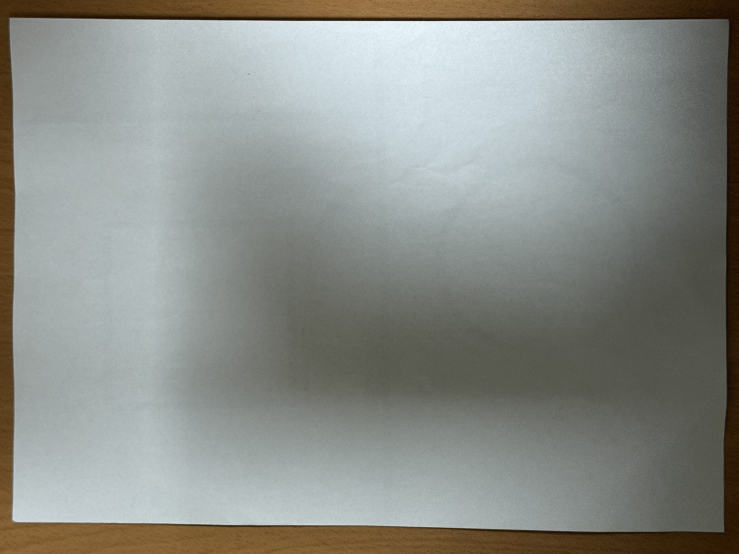
#> input picture summer_vacation/fold_paper_1/a4_1.jpg, 1477 x 1108 px (shown at 1/2 size)
$ python px2cm.py
#> lines starting #> are read from the running program, lines starting #| are printed output that depends on the picture; after the words box and inside, x2 and y2 are one past the last pixel; in counts of white or black regions, pixels touching at a corner belong together
# get_pixel_per_cm.py

import cv2
import numpy as np
import json


def get_pixel_per_cm_from_a4(image_path, real_width_cm=29.7, show_debug=False):
#> called with image_path = 'a4_1.jpg', real_width_cm = 29.7, show_debug = True
    img = cv2.imread(image_path)
#> img is the input picture: shape (1108, 1477, 3); mean B, G, R 136.7, 142.1, 138.9
    if img is None:
        raise ValueError("❌ 圖片讀取失敗，請確認路徑正確")

    gray = cv2.cvtColor(img, cv2.COLOR_BGR2GRAY)
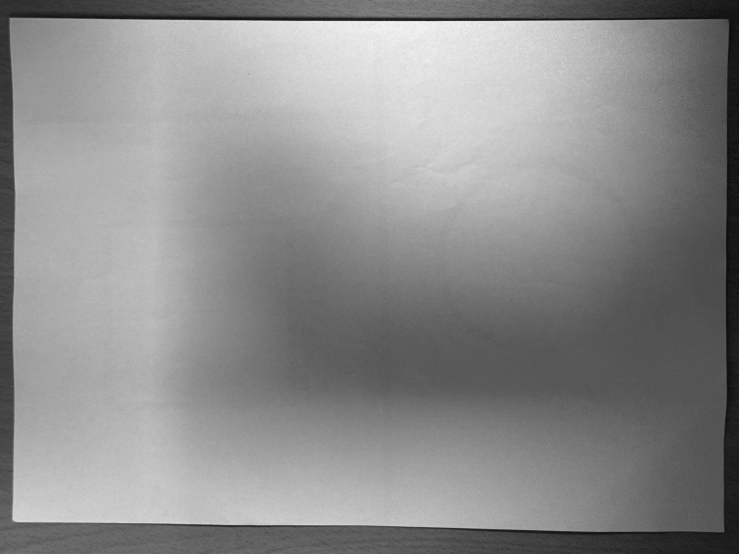
#> gray: shape (1108, 1477) (shown at 1/2 size); min 4, max 252, mean 140.5
    blur = cv2.GaussianBlur(gray, (5, 5), 0)

    edges = cv2.Canny(blur, 50, 150)
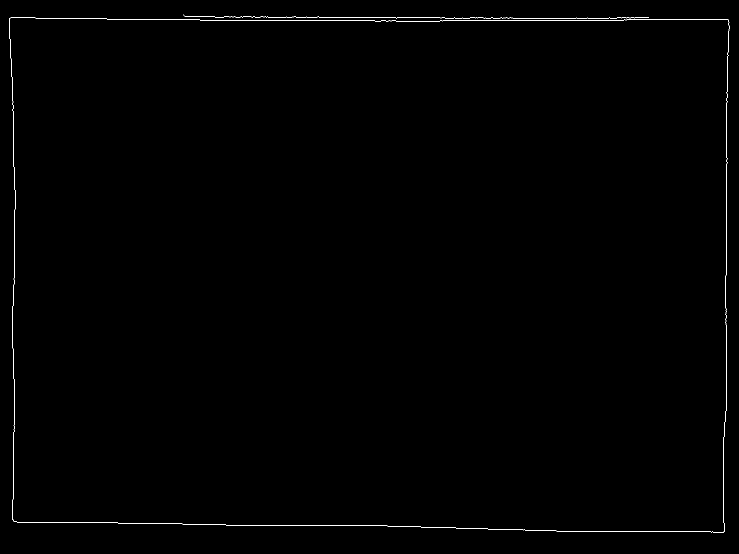
#> edges: shape (1108, 1477) (shown at 1/2 size); 0.36% white in thin lines or dots
    contours, _ = cv2.findContours(edges, cv2.RETR_EXTERNAL, cv2.CHAIN_APPROX_SIMPLE)
#> contours = 2 contours, 1 with area under 20; largest, box (x1, y1, x2, y2) and area: (19, 35, 1459, 1065) 1445294

    a4_contour = max(contours, key=cv2.contourArea)
#> a4_contour = contour of 317 points, box (x1, y1, x2, y2) (19, 35, 1459, 1065), area 1445294
    epsilon = 0.02 * cv2.arcLength(a4_contour, True)
#> epsilon = 99.17
    approx = cv2.approxPolyDP(a4_contour, epsilon, True)
#> approx = [[19, 36], [27, 1042], [1448, 1063], [1455, 38]]

    if len(approx) != 4:
        raise ValueError("❌ 無法偵測 A4 紙四邊形輪廓")

    if show_debug:
        debug_img = img.copy()
        cv2.drawContours(debug_img, [approx], -1, (0, 0, 255), 3)
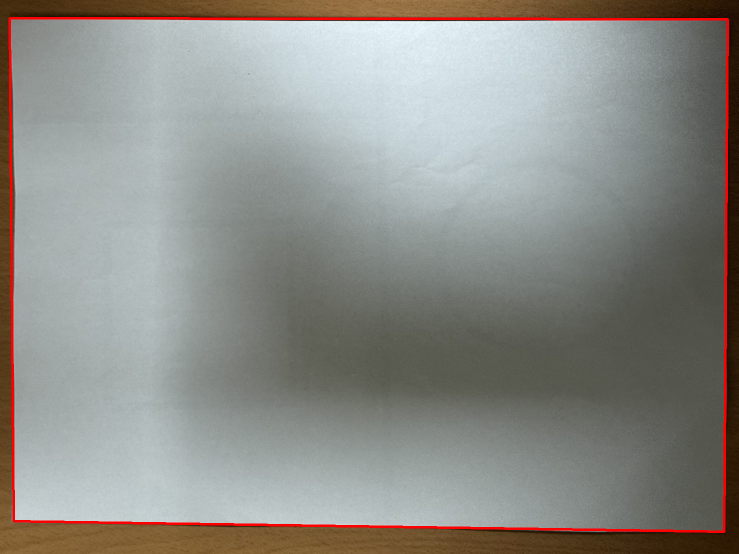
#> debug_img: shape (1108, 1477, 3) (shown at 1/2 size); 1.49% of pixels changed, all inside (x1, y1, x2, y2) = (17, 34, 1458, 1066)
        cv2.imshow("Detected A4 Contour", cv2.resize(debug_img, (800, 600)))
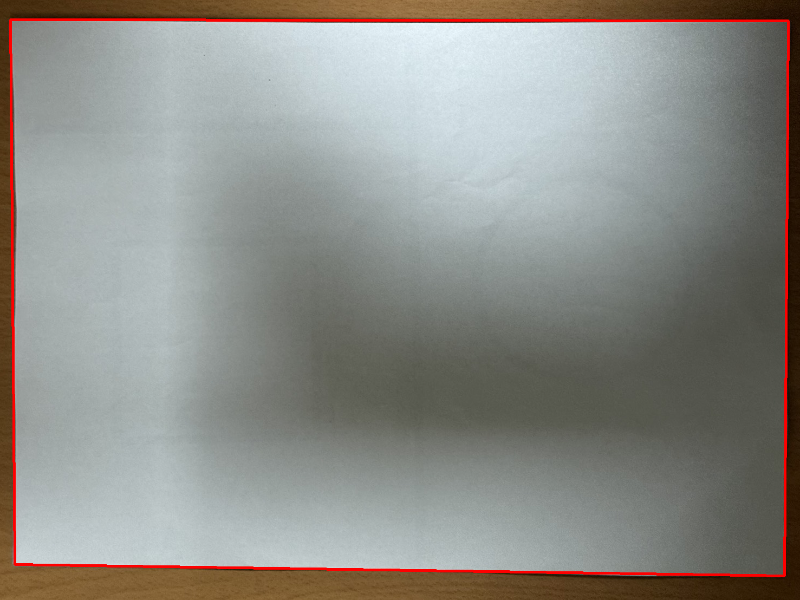
#> window 'Detected A4 Contour': shape (600, 800, 3); mean B, G, R 135.6, 140.8, 141.2
        cv2.waitKey(0)
        cv2.destroyAllWindows()

    pts = approx.reshape(4, 2)
#> pts = [[19, 36], [27, 1042], [1448, 1063], [1455, 38]]
    pts = sorted(pts, key=lambda p: p[0])  # 先左右
    left = sorted(pts[0:2], key=lambda p: p[1])
#> left = [[19, 36], [27, 1042]]
    right = sorted(pts[2:4], key=lambda p: p[1])
#> right = [[1455, 38], [1448, 1063]]
    tl, bl = left
#> tl = [19, 36]; bl = [27, 1042]
    tr, br = right
#> tr = [1455, 38]; br = [1448, 1063]

    a4_pixel_width = np.linalg.norm(tr - tl)
#> a4_pixel_width = 1436
    pixel_per_cm = a4_pixel_width / real_width_cm
#> pixel_per_cm = 48.35

    json_path = "px2cm.json"
    data = {"pixel_per_cm": pixel_per_cm, "image_path": image_path}
#> data = {'pixel_per_cm': 48.35, 'image_path': 'a4_1.jpg'}
    with open(json_path, "w", encoding="utf-8") as f:
        json.dump(data, f, ensure_ascii=False, indent=2)
    return pixel_per_cm, json_path


# ✅ 單獨執行這個檔案時顯示紙張輪廓
if __name__ == "__main__":
    image_path = r"a4_1.jpg"
    pixel_per_cm, _ = get_pixel_per_cm_from_a4(image_path, show_debug=True)
#> pixel_per_cm = 48.35
    print(f"每公分像素：{pixel_per_cm:.2f}")
#| 每公分像素：48.35
